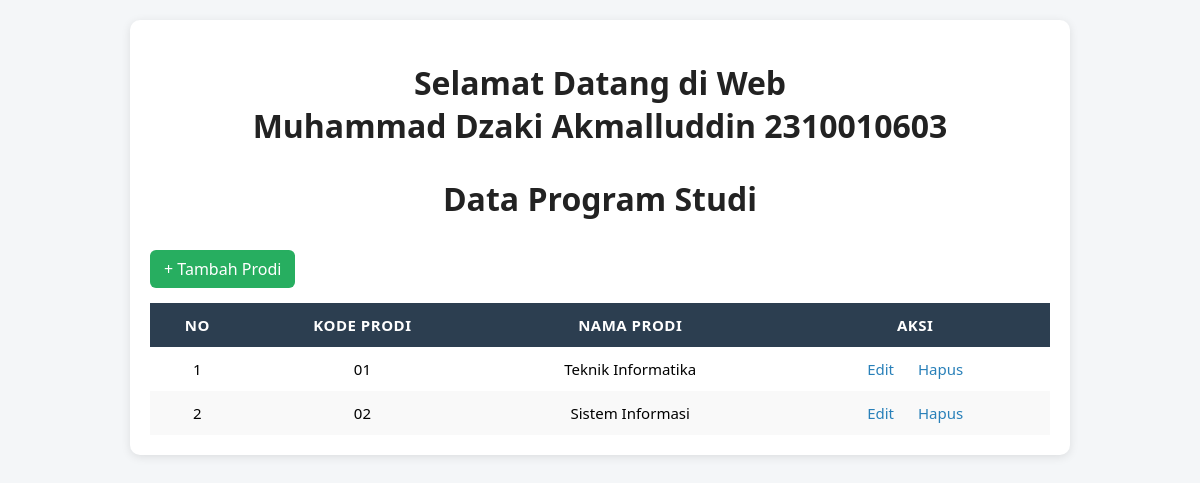
Page /index.php/prodi on the committed database.
### tables this page shows
CREATE TABLE `prodi` (
  `id_prodi` int NOT NULL,
  `kode_prodi` varchar(10) NOT NULL,
  `nama_prodi` varchar(255) NOT NULL
);

### application/controllers/Prodi.php (called while the page is built, shortened)
<?php
class Prodi extends CI_Controller {
    public function __construct()
    {
        $this->load->model('Prodi_model');
    }
    public function index()
    {
        $data['prodi'] = $this->Prodi_model->get_all();
        $this->load->view('prodi_view', $data);
    }
}

### index.php (called while the page is built, shortened)
<?php
require_once BASEPATH.'core/CodeIgniter.php';

### application/models/Prodi_model.php (called while the page is built, shortened)
<?php
class Prodi_model extends CI_Model {
    public function get_all()
    {
        return $this->db->get('prodi')->result();
    }
}

### application/views/Prodi_view.php (the view, shortened to what this page needs)
<!DOCTYPE html>
<html lang="id">
<head>
</head>
<body>
  <div class="container">
    <h1>Selamat Datang di Web <br> Muhammad Dzaki Akmalluddin 2310010603</h1>
    <h1>Data Program Studi</h1>
    <a href="<?= site_url('prodi/tambah') ?>" class="tambah-btn">+ Tambah Prodi</a>
    <table>
      <thead>
        <tr>
          <th>No</th>
          <th>Kode Prodi</th>
          <th>Nama Prodi</th>
          <th>Aksi</th>
        </tr>
      </thead>
      <tbody>
        <?php if (!empty($prodi)) : ?>
          <?php $no = 1; foreach ($prodi as $row): ?>
            <tr>
              <td><?= $no++; ?></td>
              <td><?= $row->kode_prodi; ?></td>
              <td><?= $row->nama_prodi; ?></td>
              <td>
                <a href="<?= site_url('prodi/edit/' . $row->id_prodi) ?>">Edit</a>
                <a href="<?= site_url('prodi/hapus/' . $row->id_prodi) ?>" onclick="return confirm('Yakin hapus data ini?')">Hapus</a>
              </td>
            </tr>
          <?php endforeach; ?>
        <?php else: ?>
          <tr>
            <td colspan="4">Tidak ada data prodi.</td>
          </tr>
        <?php endif; ?>
      </tbody>
    </table>
  </div>
</body>
</html>

### application/views/Prodi_view.php (style rules this page uses)
body { font-family: "Segoe UI", Tahoma, Geneva, Verdana, sans-serif; background-color: #f4f6f8; margin: 0; padding: 20px; }
h1 { text-align: center; color: #222; margin-bottom: 30px; }
.container { background-color: #fff; border-radius: 10px; box-shadow: 0 2px 10px rgba(0,0,0,0.1); padding: 20px; max-width: 900px; margin: auto; }
table { width: 100%; border-collapse: collapse; font-size: 15px; }
thead { background-color: #2c3e50; color: white; }
th, td { padding: 12px; text-align: center; }
tr:nth-child(even) { background-color: #f9f9f9; }
th { text-transform: uppercase; letter-spacing: 0.5px; }
a { text-decoration: none; color: #2980b9; padding: 5px 10px; border-radius: 5px; transition: 0.2s; }
.tambah-btn { display: inline-block; background-color: #27ae60; color: white; padding: 8px 14px; border-radius: 6px; margin-bottom: 15px; text-decoration: none; }

### rows in the picture
prodi: kode_prodi "01", nama_prodi "Teknik Informatika"
prodi: kode_prodi "02", nama_prodi "Sistem Informasi"
